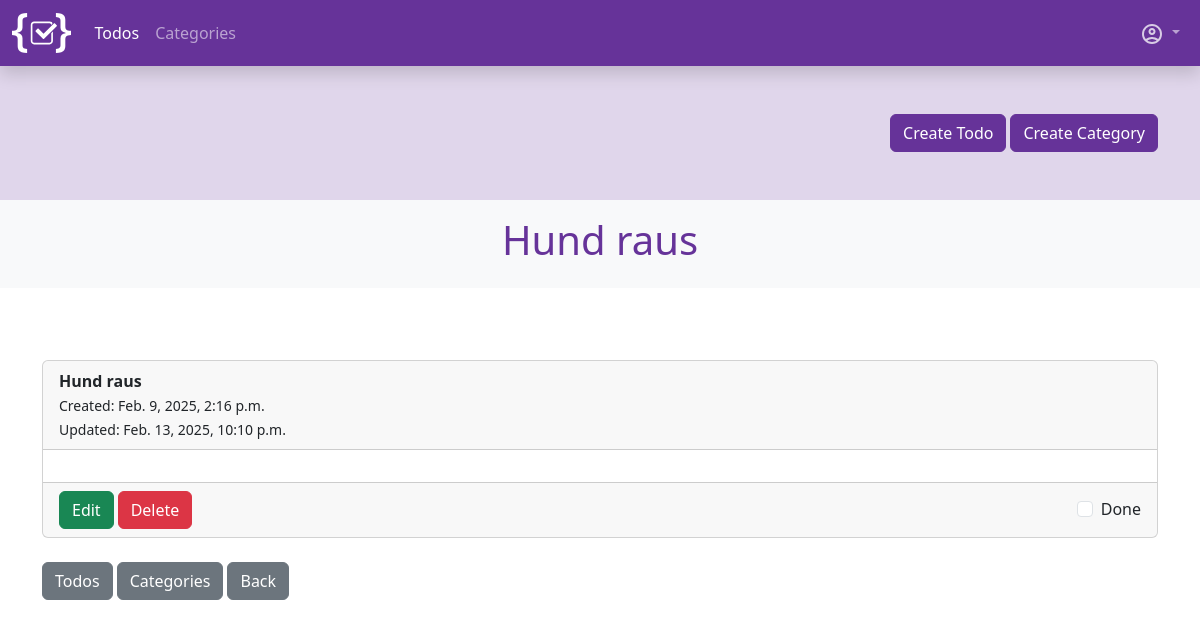
Page /app-todos/todo/detail/3/ (signed in) on the committed database.
### todo_app/models.py (models this page shows, shortened)
class Todo(models.Model):
    user = models.ForeignKey(User, on_delete=models.CASCADE, verbose_name=_("User"))
    title = models.CharField(max_length=150, verbose_name=_("title"))
    content = tinymce_models.HTMLField(verbose_name=_("Content"))
    categories = models.ManyToManyField(Category, blank=True, related_name="todos", verbose_name=_("Categories"))
    done = models.BooleanField(default=False, verbose_name=_("Done"))
    created = models.DateTimeField(auto_now_add=True, verbose_name=_("Created"))
    updated = models.DateTimeField(auto_now=True, verbose_name=_("Updated"))
    class Meta:
        ordering = [
            "done",
            "-updated"
        ]
        verbose_name = _("Todo")
        verbose_name_plural = _("Todos")

### todo_app/views.py (the view)
# urls.py: path("todo/detail/<int:pk>/", views.TodoDetailView.as_view(), name="todo_detail"),
class TodoDetailView(LoginRequiredMixin, DetailView):
    model = Todo
    template_name = "todo_app/todo_detail.html"
    login_url = reverse_lazy("sevo_user:sign_in")
    def get_queryset(self, *args, **kwargs):
        return super().get_queryset().filter(user=self.request.user)
    def get_context_data(self, **kwargs):
        ctx = super().get_context_data(**kwargs)
        print(self.get_object().title)
        ctx.update({
            "title": self.get_object().title,
            "meta_data": True
        })
        return ctx

### todo_app/templatetags/todo_tags.py (called while the page is built)
@register.simple_tag
def active_site(path, name):
    print(path)
    path_splitted = path.split("/")
    print(path_splitted)
    path_compare = path_splitted[2]
    if name in path_compare:
        return "active"

### todo_app/templates/todo_app/todo_detail.html (shortened to what this page needs)
{% extends "base.html" %}
{% load i18n %}
{% block header %}
    {% include "./partials/_heading.html" with title=object.title %}
{% endblock %}
{% block content %}
    <div id="todo-single">
        {% include "./partials/_todo-item-detail.html" %}
    </div>
    {% include "./partials/_back-link-meta.html" %}
{% endblock %}

### todo_app/templates/todo_app/partials/_heading.html
<div class="bg-light py-3">
    <div class="container d-flex justify-content-center">
        <h1 class="text-primary">{{ title }}</h1>
    </div>
</div>

### todo_app/templates/todo_app/partials/_todo-item.html (shortened to what this page needs)
{% load i18n %}
<div class="card my-4">
    <div class="card-header">
        <strong>
            {{ title }}
        </strong>
        {% if meta_data %}
            <div class="meta-data">
                <small>
                    {% trans "Created" %}: <time datetime="{{ todo.created }}">{{ todo.created }}</time>
                </small>
                <br>
                <small>
                    {% trans "Updated" %}: <time datetime="{{ todo.updated }}">{{ todo.updated }}</time>
                </small>
            </div>
        {% endif %}
    </div>
    <div class="card-body">
    </div>
    <div class="card-footer">
        <div class="d-flex gap-3 justify-content-sm-between justify-content-center flex-column flex-sm-row align-items-sm-center">
            <div class="d-flex gap-1 flex-column flex-sm-row">
                {% if update %}
                    <a class="btn btn-success" href="{% url "todo_app:todo_update" pk=todo.pk %}">{% trans "Edit" %}</a>
                {% endif %}
                {% if delete %}
                    <a class="btn btn-danger" href="{% url "todo_app:todo_delete" pk=todo.pk %}">{% trans "Delete" %}</a>
                {% endif %}
            </div>
            <div>
                {% if done %}
                    {% if list %}
                        {% include "./_todo-done-check-list.html" %}
                    {% else %}
                        {% include "./_todo-done-check-single.html" %}
                    {% endif %}
                {% endif %}
            </div>
        </div>
    </div>
</div>

### todo_app/templates/todo_app/partials/_todo-done-check-single.html (shortened to what this page needs)
{% load i18n %}
<div class="form-check form-switchss">
    <label class="form-check-label" for="{{ todo.title }}-{{ todo.pk }}">{% trans "Done" %}</label>
    <input class="form-check-input"
        type="checkbox"
        role="switch"
        id="{{ todo.title }}-{{ todo.pk }}"
        name="done"
        hx-post="{% url "todo_app:todo_switch_done_single" pk=todo.pk %}"
        hx-target="#todo-single"
    >
</div>

### rows in the picture
Todo: title "Hund raus", created "Feb. 9, 2025, 2:16 p.m.", updated "Feb. 13, 2025, 10:10 p.m."
